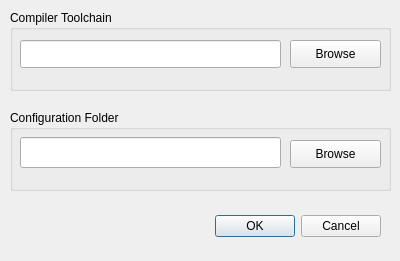
<?xml version="1.0" encoding="UTF-8"?>
<ui version="4.0">
 <class>PropertiesDialog</class>
 <widget class="QDialog" name="PropertiesDialog">
  <property name="geometry">
   <rect>
    <x>0</x>
    <y>0</y>
    <width>400</width>
    <height>261</height>
   </rect>
  </property>
  <property name="windowTitle">
   <string>xBasic IDE Compiler Properties</string>
  </property>
  <widget class="QDialogButtonBox" name="buttonBox">
   <property name="geometry">
    <rect>
     <x>20</x>
     <y>201</y>
     <width>361</width>
     <height>51</height>
    </rect>
   </property>
   <property name="orientation">
    <enum>Qt::Horizontal</enum>
   </property>
   <property name="standardButtons">
    <set>QDialogButtonBox::Cancel|QDialogButtonBox::Ok</set>
   </property>
  </widget>
  <widget class="QGroupBox" name="groupBoxCompiler">
   <property name="geometry">
    <rect>
     <x>10</x>
     <y>10</y>
     <width>381</width>
     <height>81</height>
    </rect>
   </property>
   <property name="title">
    <string>Compiler Toolchain</string>
   </property>
   <widget class="QPushButton" name="btnCompilerBrowse">
    <property name="geometry">
     <rect>
      <x>280</x>
      <y>30</y>
      <width>91</width>
      <height>28</height>
     </rect>
    </property>
    <property name="text">
     <string>Browse</string>
    </property>
   </widget>
   <widget class="QLineEdit" name="lineEditCompilerApp">
    <property name="geometry">
     <rect>
      <x>10</x>
      <y>30</y>
      <width>261</width>
      <height>28</height>
     </rect>
    </property>
   </widget>
  </widget>
  <widget class="QGroupBox" name="groupBoxInclude">
   <property name="geometry">
    <rect>
     <x>10</x>
     <y>110</y>
     <width>381</width>
     <height>81</height>
    </rect>
   </property>
   <property name="title">
    <string>Configuration Folder</string>
   </property>
   <widget class="QPushButton" name="btnIncludeBrowse">
    <property name="geometry">
     <rect>
      <x>280</x>
      <y>30</y>
      <width>91</width>
      <height>28</height>
     </rect>
    </property>
    <property name="text">
     <string>Browse</string>
    </property>
   </widget>
   <widget class="QLineEdit" name="lineEditIncludePath">
    <property name="geometry">
     <rect>
      <x>10</x>
      <y>27</y>
      <width>261</width>
      <height>31</height>
     </rect>
    </property>
   </widget>
  </widget>
 </widget>
 <resources/>
 <connections>
  <connection>
   <sender>buttonBox</sender>
   <signal>accepted()</signal>
   <receiver>PropertiesDialog</receiver>
   <slot>accept()</slot>
   <hints>
    <hint type="sourcelabel">
     <x>248</x>
     <y>254</y>
    </hint>
    <hint type="destinationlabel">
     <x>157</x>
     <y>274</y>
    </hint>
   </hints>
  </connection>
  <connection>
   <sender>buttonBox</sender>
   <signal>rejected()</signal>
   <receiver>PropertiesDialog</receiver>
   <slot>reject()</slot>
   <hints>
    <hint type="sourcelabel">
     <x>316</x>
     <y>260</y>
    </hint>
    <hint type="destinationlabel">
     <x>286</x>
     <y>274</y>
    </hint>
   </hints>
  </connection>
 </connections>
</ui>
